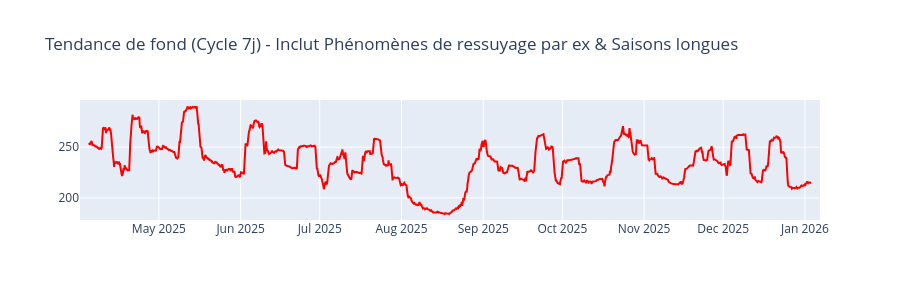
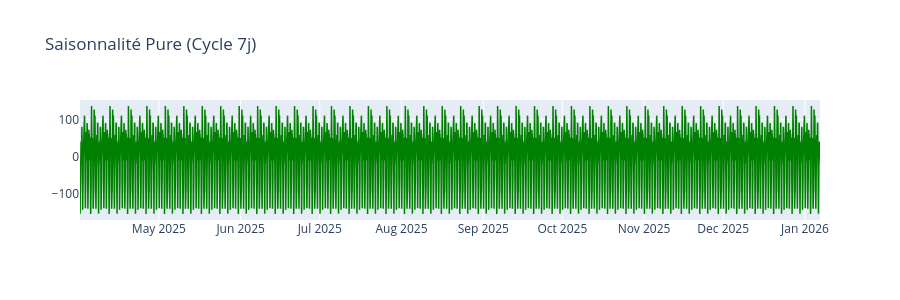
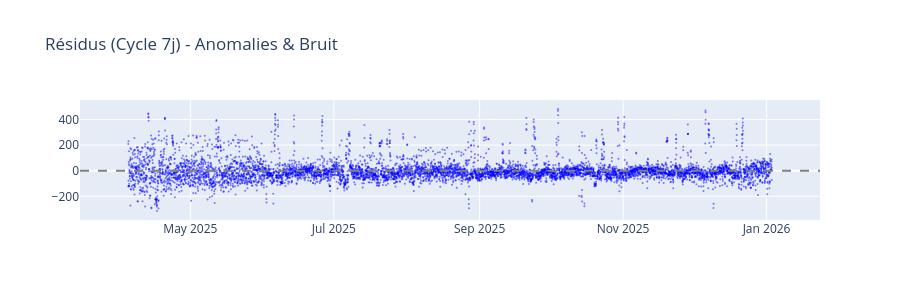

Notebook cell for these charts, in order:
### Markdown cell above
### C. Preuve n°3 : Décomposition du Cycle Hebdomadaire (7 Jours)
L'algorithme précédent ne pouvait voir qu'un seul cycle à la fois. Relançons-le avec une **période de 168** (24h * 7j) pour voir si le week-end est différent.

### Code cell
res_daily = seasonal_decompose(df_hourly['debit_clean'].dropna(), model='additive', period=168)

def plot_decomposition_interactive(res_object, period_name):
    fig_trend = go.Figure()
    fig_trend.add_trace(go.Scatter(x=res_object.trend.index, y=res_object.trend, line=dict(color='red', width=2), name='Tendance'))
    fig_trend.update_layout(title=f"Tendance de fond ({period_name}) - Inclut Phénomènes de ressuyage par ex & Saisons longues", height=300)
    fig_trend.show()
    
    fig_seas = go.Figure()
    fig_seas.add_trace(go.Scatter(x=res_object.seasonal.index, y=res_object.seasonal, line=dict(color='green', width=1.5), name='Saisonnalité'))
    fig_seas.update_layout(title=f"Saisonnalité Pure ({period_name})", height=300)
    fig_seas.show()
    
    fig_resid = go.Figure()
    fig_resid.add_trace(go.Scatter(x=res_object.resid.index, y=res_object.resid, mode='markers', marker=dict(color='blue', size=2, opacity=0.5), name='Résidus'))
    fig_resid.add_hline(y=0, line_dash="dash", line_color="gray")
    fig_resid.update_layout(title=f"Résidus ({period_name}) - Anomalies & Bruit", height=300)
    fig_resid.show()

plot_decomposition_interactive(res_daily, "Cycle 7j")

### Figure 1 — Plotly figure (JSON) as saved in the notebook; plotly's stock layout.template omitted (floating-point values rounded to 4 significant figures; data arrays with more than 128 entries replaced by an {"elided": "..."} marker saying what was removed)
{"data": [{"line": {"color": "red", "width": 2}, "name": "Tendance", "type": "scatter", "x": {"elided": "6736 str values"}, "y": {"elided": "6736 float values"}}], "layout": {"height": 300, "title": {"text": "Tendance de fond (Cycle 7j) - Inclut Phénomènes de ressuyage par ex & Saisons longues"}}}

### Figure 2 — Plotly figure (JSON) as saved in the notebook; plotly's stock layout.template omitted (floating-point values rounded to 4 significant figures; data arrays with more than 128 entries replaced by an {"elided": "..."} marker saying what was removed)
{"data": [{"line": {"color": "green", "width": 1.5}, "name": "Saisonnalité", "type": "scatter", "x": {"elided": "6736 str values"}, "y": {"elided": "6736 float values"}}], "layout": {"height": 300, "title": {"text": "Saisonnalité Pure (Cycle 7j)"}}}

### Figure 3 — Plotly figure (JSON) as saved in the notebook; plotly's stock layout.template omitted (floating-point values rounded to 4 significant figures; data arrays with more than 128 entries replaced by an {"elided": "..."} marker saying what was removed)
{"data": [{"marker": {"color": "blue", "opacity": 0.5, "size": 2}, "mode": "markers", "name": "Résidus", "type": "scatter", "x": {"elided": "6736 str values"}, "y": {"elided": "6736 float values"}}], "layout": {"height": 300, "shapes": [{"line": {"color": "gray", "dash": "dash"}, "type": "line", "x0": 0, "x1": 1, "xref": "x domain", "y0": 0, "y1": 0, "yref": "y"}], "title": {"text": "Résidus (Cycle 7j) - Anomalies & Bruit"}}}
